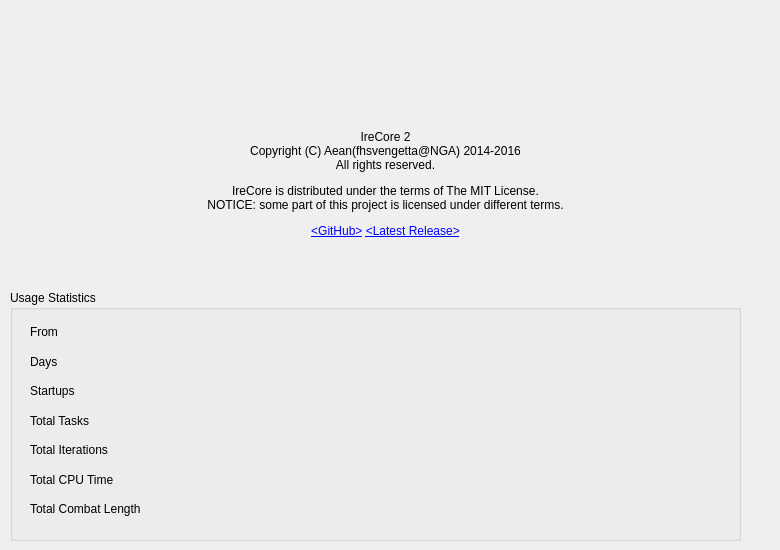
       <widget class="QWidget" name="tabAbout">
        <attribute name="title">
         <string>About</string>
        </attribute>
        <widget class="QLabel" name="lblAboutICLOGO">
         <property name="geometry">
          <rect>
           <x>190</x>
           <y>30</y>
           <width>401</width>
           <height>91</height>
          </rect>
         </property>
         <property name="sizePolicy">
          <sizepolicy hsizetype="Minimum" vsizetype="Minimum">
           <horstretch>0</horstretch>
           <verstretch>0</verstretch>
          </sizepolicy>
         </property>
         <property name="text">
          <string/>
         </property>
         <property name="textFormat">
          <enum>Qt::RichText</enum>
         </property>
         <property name="pixmap">
          <pixmap resource="gic.qrc">:/gic/logo/splash.png</pixmap>
         </property>
         <property name="scaledContents">
          <bool>false</bool>
         </property>
         <property name="alignment">
          <set>Qt::AlignLeading|Qt::AlignLeft|Qt::AlignTop</set>
         </property>
        </widget>
        <widget class="QLabel" name="label_43">
         <property name="geometry">
          <rect>
           <x>0</x>
           <y>130</y>
           <width>771</width>
           <height>141</height>
          </rect>
         </property>
         <property name="text">
          <string>&lt;html&gt;&lt;head/&gt;&lt;body&gt;&lt;p&gt;IreCore 2&lt;br/&gt;Copyright (C) Aean(fhsvengetta@NGA) 2014-2016&lt;br/&gt;All rights reserved.&lt;/p&gt;&lt;p&gt;IreCore is distributed under the terms of The MIT License.&lt;br/&gt;NOTICE: some part of this project is licensed under different terms.&lt;/p&gt;&lt;p&gt;&lt;a href=&quot;https://github.com/AeanSR/irecore2&quot;&gt;&lt;span style=&quot; text-decoration: underline; color:#0000ff;&quot;&gt;&amp;lt;GitHub&amp;gt;&lt;/span&gt;&lt;/a&gt; &lt;a href=&quot;https://github.com/AeanSR/irecore2/releases/latest/&quot;&gt;&lt;span style=&quot; text-decoration: underline; color:#0000ff;&quot;&gt;&amp;lt;Latest Release&amp;gt;&lt;/span&gt;&lt;/a&gt;&lt;/p&gt;&lt;/body&gt;&lt;/html&gt;</string>
         </property>
         <property name="textFormat">
          <enum>Qt::RichText</enum>
         </property>
         <property name="alignment">
          <set>Qt::AlignHCenter|Qt::AlignTop</set>
         </property>
         <property name="openExternalLinks">
          <bool>true</bool>
         </property>
        </widget>
        <widget class="QGroupBox" name="groupBox_11">
         <property name="geometry">
          <rect>
           <x>10</x>
           <y>290</y>
           <width>731</width>
           <height>251</height>
          </rect>
         </property>
         <property name="title">
          <string>Usage Statistics</string>
         </property>
         <widget class="QWidget" name="layoutWidget">
          <property name="geometry">
           <rect>
            <x>20</x>
            <y>30</y>
            <width>701</width>
            <height>201</height>
           </rect>
          </property>
          <layout class="QVBoxLayout" name="verticalLayout_17">
           <item>
            <widget class="QEELabel" name="lblStatisticFrom">
             <property name="text">
              <string notr="true">From</string>
             </property>
            </widget>
           </item>
           <item>
            <widget class="QEELabel" name="lblStatisticDays">
             <property name="text">
              <string notr="true">Days</string>
             </property>
            </widget>
           </item>
           <item>
            <widget class="QEELabel" name="lblStatisticStartups">
             <property name="text">
              <string notr="true">Startups</string>
             </property>
            </widget>
           </item>
           <item>
            <widget class="QEELabel" name="lblStatisticTasks">
             <property name="text">
              <string notr="true">Total Tasks</string>
             </property>
            </widget>
           </item>
           <item>
            <widget class="QEELabel" name="lblStatisticIterations">
             <property name="text">
              <string notr="true">Total Iterations</string>
             </property>
            </widget>
           </item>
           <item>
            <widget class="QEELabel" name="lblStatisticCPUTime">
             <property name="text">
              <string notr="true">Total CPU Time</string>
             </property>
            </widget>
           </item>
           <item>
            <widget class="QEELabel" name="lblStatisticCombatLength">
             <property name="text">
              <string notr="true">Total Combat Length</string>
             </property>
            </widget>
           </item>
          </layout>
         </widget>
        </widget>
       </widget>
